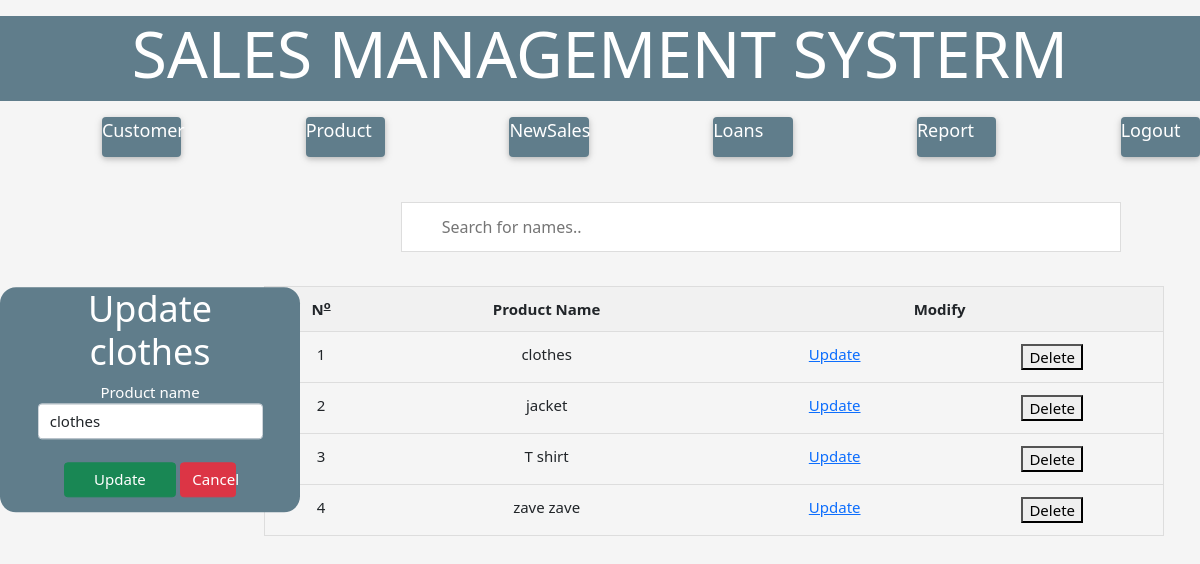
Screenshot of /customer.php?cid=8 (signed in) with the database file from the repository.
### tables this page shows
CREATE TABLE `customer` (
  `customerid` int(11) NOT NULL,
  `customer_name` varchar(255) DEFAULT NULL
);

### customer.php (the view, shortened to what this page needs)
<?php
    include("conn.php");
    if(isset($_GET['cid'])){
        if($_GET['cid']!=""){
            $cid=$_GET['cid'];
            $upsel=mysqli_query($conn,"SELECT*from customer where customerid=$cid");
            $fez=mysqli_fetch_array($upsel);
        }else{
            ?><script>window.location.replace("customer.php");</script><?php
        }
    }
?>
<!DOCTYPE html>
<html lang="en">
<head>
    <link rel="stylesheet" href="w3.css">
    <link rel="stylesheet" href="endpro.css">
    <link rel="stylesheet" href="all.css">
    <link rel="stylesheet" href="bootstrap.css">
</head>
<body style="background: whitesmoke;">
    <div class="w3-panel w3-blue-grey"><center><h1 class="w3-jumbo w3-text-white"><div class="newh1">SALES MANAGEMENT SYSTERM</div></h1></center></div>
    <div class="row">
        <div class="col-1"></div>
        <div class="col-1"><div class="w3-card w3-blue-grey w3-round" style="height: 40px;"><a href="product.php" class="w3-text-white w3-large" style="text-decoration: none;">Customer</a></div></div>
        <div class="col-1"></div>
        <div class="col-1"><div class="w3-card w3-blue-grey w3-round" style="height: 40px;"><a href="customer.php" class="w3-text-white w3-large" style="text-decoration: none;">Product</a></div></div>
        <div class="col-1"></div>
        <div class="col-1"><div class="w3-card w3-blue-grey w3-round" style="height: 40px;"><a href="stockin.php" class="w3-text-white w3-large" style="text-decoration: none;">NewSales</a></div></div>
        <div class="col-1"></div>
        <div class="col-1"><div class="w3-card w3-blue-grey w3-round" style="height: 40px;"><a href="stockout.php" class="w3-text-white w3-large" style="text-decoration: none;">Loans</a></div></div>
        <div class="col-1"></div>
        <div class="col-1"><div class="w3-card w3-blue-grey w3-round" style="height: 40px;"><a href="report.php" class="w3-text-white w3-large" style="text-decoration: none;">Report</a></div></div>
        <div class="col-1"></div>
        <div class="col-1"><div class="w3-card w3-blue-grey w3-round" style="height: 40px;"><a href="logout.php" class="w3-text-white w3-large" style="text-decoration: none;">Logout</a></div></div>
    </div>
    <br><br>
    <input type="text" id="myInput" onkeyup="myFunction()" placeholder="Search for names..">
    <br><br>
    <table class="w3-table" id="myTable">
        <tr class="header">
            <th><center><b>N<sup><u>o</u></sup></b></center></th>
            <th><center>Product Name</center></th>
            <th colspan="2"><center>Modify</center></th>
        </tr>
        <?php
            $sel=mysqli_query($conn,"SELECT*from customer");
            $x=1;
            while($row=mysqli_fetch_array($sel)){
                $ppid=$row['customerid'];
                ?>
                <tr>
                    <td><center><?=$x?></center></td>
                    <td><center><?=$row['customer_name']?></center></td>
                    <td><center><a href="customer.php?cid=<?=$row['customerid']?>"><i class="fas fa-pen w3-text-blue"></i>Update</a></center></td>
                    <td><center><button onclick="del(<?=$ppid?>)" class="delet">Delete</button></center></td>
                </tr>
                <?php
                $x++;
            }
        ?>
    </table>
    <div class="w3-display-left w3-round-xlarge w3-blue-grey w-25" id="up">
        <center>
            <form action="#" class="w-75" method="post">
                <center>
                    <h1 class="w3-xxlarge">Update <?=$fez['customer_name']?></h1>
                    <div class="">
                        <label for="">Product name</label><br>
                        <input type="text" value="<?=$fez['customer_name']?>" name="cname" class="form-control" required>
                    </div><br>
                    <div class="">
                    <input type="submit" name="up" value="Update" class="btn btn-success w-50">
                    <a href="customer.php" class="btn btn-danger w-25">Cancel</a>
                    <br>
                </center>
            </form>
        </center>
    </div>
</body>
</html>

### w3.css (style rules this page uses)
*,*:before,*:after { box-sizing:inherit }
html { -ms-text-size-adjust:100%;-webkit-text-size-adjust:100% }
body { margin:0 }
a { background-color:transparent }
b,strong { font-weight:bolder }
sub,sup { font-size:75%;line-height:0;position:relative;vertical-align:baseline }
sup { top:-0.5em }
button,input,select,textarea,optgroup { font:inherit;margin:0 }
button,input { overflow:visible }
button,select { text-transform:none }
button,[type=button],[type=reset],[type=submit] { -webkit-appearance:button }
html,body { font-family:Verdana,sans-serif;font-size:15px;line-height:1.5 }
html { overflow-x:hidden }
h1 { font-size:36px }
h1,h2,h3,h4,h5,h6 { font-family:"Segoe UI",Arial,sans-serif;font-weight:400;margin:10px 0 }
a { color:inherit }
.w3-table,.w3-table-all { border-collapse:collapse;border-spacing:0;width:100%;display:table }
.w3-table td,.w3-table th,.w3-table-all td,.w3-table-all th { padding:8px 8px;display:table-cell;text-align:left;vertical-align:top }
.w3-table th:first-child,.w3-table td:first-child,.w3-table-all th:first-child,.w3-table-all td:first-child { padding-left:16px }
.w3-container:after,.w3-container:before,.w3-panel:after,.w3-panel:before,.w3-row:after,.w3-row:before,.w3-row-padding:after,.w3-row-padding:before, .w3-cell-row:before,.w3-cell-row:after,.w3-clear:after,.w3-clear:before,.w3-bar:before,.w3-bar:after { content:"";display:table;clear:both }
.w3-display-left { position:absolute;top:50%;left:0%;transform:translate(0%,-50%);-ms-transform:translate(-0%,-50%) }
.w3-round,.w3-round-medium { border-radius:4px }
.w3-round-xlarge { border-radius:16px }
.w3-container,.w3-panel { padding:0.01em 16px }
.w3-panel { margin-top:16px;margin-bottom:16px }
.w3-card,.w3-card-2 { box-shadow:0 2px 5px 0 rgba(0,0,0,0.16),0 2px 10px 0 rgba(0,0,0,0.12) }
.w3-large { font-size:18px!important }
.w3-xxlarge { font-size:36px!important }
.w3-jumbo { font-size:64px!important }
.w3-blue-grey,.w3-hover-blue-grey:hover,.w3-blue-gray,.w3-hover-blue-gray:hover { color:#fff!important;background-color:#607d8b!important }
.w3-text-blue,.w3-hover-text-blue:hover { color:#2196F3!important }
.w3-text-white,.w3-hover-text-white:hover { color:#fff!important }

### endpro.css (style rules this page uses)
#myInput { background-image: url('/css/searchicon.png'); background-position: 10px 12px; background-repeat: no-repeat; width: 60%; font-size: 16px; padding: 12px 20px 12px 40px; border: 1px solid #ddd; margin-bottom: 12px; margin-left: 350px; }
#myTable { border-collapse: collapse; width: 100%; border: 1px solid #ddd; font-size: 15px; }
#myTable th, #myTable td { text-align: left; padding: 12px; }
#myTable tr { border-bottom: 1px solid #ddd; }
#myTable tr.header, #myTable tr:hover { background-color: #f1f1f1; }

### rows the page displays
customer: customer_name "clothes", cname "clothes"
customer: customer_name "jacket"
customer: customer_name "T shirt"
customer: customer_name "zave zave"
